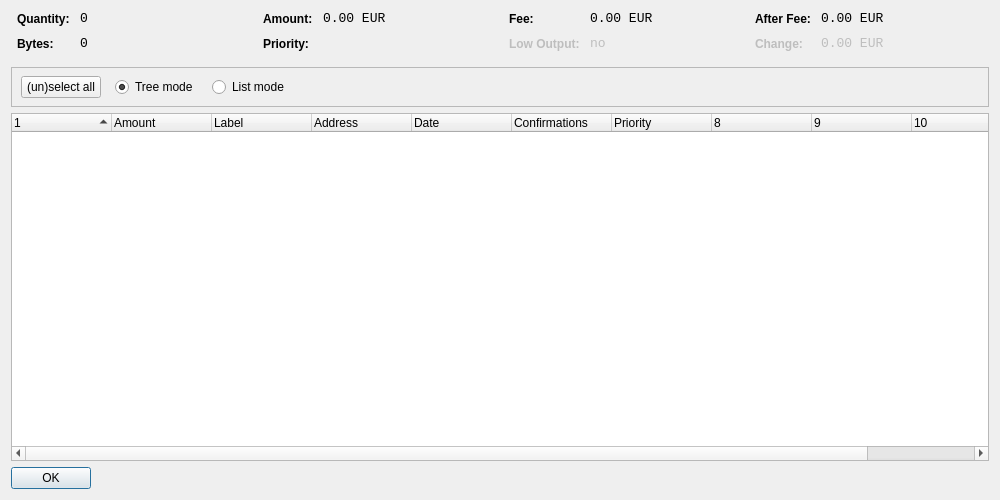
<?xml version="1.0" encoding="UTF-8"?>
<ui version="4.0">
 <class>CoinControlDialog</class>
 <widget class="QDialog" name="CoinControlDialog">
  <property name="geometry">
   <rect>
    <x>0</x>
    <y>0</y>
    <width>1000</width>
    <height>500</height>
   </rect>
  </property>
  <property name="windowTitle">
   <string>Coin Control</string>
  </property>
  <layout class="QVBoxLayout" name="verticalLayout">
   <item>
    <layout class="QHBoxLayout" name="horizontalLayoutTop" stretch="0,0,0,0">
     <property name="topMargin">
      <number>0</number>
     </property>
     <property name="bottomMargin">
      <number>10</number>
     </property>
     <item>
      <layout class="QFormLayout" name="formLayoutCoinControl1">
       <property name="horizontalSpacing">
        <number>10</number>
       </property>
       <property name="verticalSpacing">
        <number>10</number>
       </property>
       <property name="leftMargin">
        <number>6</number>
       </property>
       <property name="rightMargin">
        <number>6</number>
       </property>
       <item row="0" column="0">
        <widget class="QLabel" name="labelCoinControlQuantityText">
         <property name="styleSheet">
          <string notr="true">font-weight:bold;</string>
         </property>
         <property name="text">
          <string>Quantity:</string>
         </property>
        </widget>
       </item>
       <item row="0" column="1">
        <widget class="QLabel" name="labelCoinControlQuantity">
         <property name="font">
          <font>
           <family>Monospace</family>
           <pointsize>10</pointsize>
          </font>
         </property>
         <property name="cursor">
          <cursorShape>IBeamCursor</cursorShape>
         </property>
         <property name="contextMenuPolicy">
          <enum>Qt::ActionsContextMenu</enum>
         </property>
         <property name="text">
          <string notr="true">0</string>
         </property>
         <property name="textInteractionFlags">
          <set>Qt::LinksAccessibleByMouse|Qt::TextSelectableByKeyboard|Qt::TextSelectableByMouse</set>
         </property>
        </widget>
       </item>
       <item row="1" column="0">
        <widget class="QLabel" name="labelCoinControlBytesText">
         <property name="styleSheet">
          <string notr="true">font-weight:bold;</string>
         </property>
         <property name="text">
          <string>Bytes:</string>
         </property>
        </widget>
       </item>
       <item row="1" column="1">
        <widget class="QLabel" name="labelCoinControlBytes">
         <property name="font">
          <font>
           <family>Monospace</family>
           <pointsize>10</pointsize>
          </font>
         </property>
         <property name="cursor">
          <cursorShape>IBeamCursor</cursorShape>
         </property>
         <property name="contextMenuPolicy">
          <enum>Qt::ActionsContextMenu</enum>
         </property>
         <property name="text">
          <string notr="true">0</string>
         </property>
         <property name="textInteractionFlags">
          <set>Qt::LinksAccessibleByMouse|Qt::TextSelectableByKeyboard|Qt::TextSelectableByMouse</set>
         </property>
        </widget>
       </item>
      </layout>
     </item>
     <item>
      <layout class="QFormLayout" name="formLayoutCoinControl2">
       <property name="horizontalSpacing">
        <number>10</number>
       </property>
       <property name="verticalSpacing">
        <number>10</number>
       </property>
       <property name="leftMargin">
        <number>6</number>
       </property>
       <property name="rightMargin">
        <number>6</number>
       </property>
       <item row="0" column="0">
        <widget class="QLabel" name="labelCoinControlAmountText">
         <property name="styleSheet">
          <string notr="true">font-weight:bold;</string>
         </property>
         <property name="text">
          <string>Amount:</string>
         </property>
        </widget>
       </item>
       <item row="0" column="1">
        <widget class="QLabel" name="labelCoinControlAmount">
         <property name="font">
          <font>
           <family>Monospace</family>
           <pointsize>10</pointsize>
          </font>
         </property>
         <property name="cursor">
          <cursorShape>IBeamCursor</cursorShape>
         </property>
         <property name="contextMenuPolicy">
          <enum>Qt::ActionsContextMenu</enum>
         </property>
         <property name="text">
          <string notr="true">0.00 EUR</string>
         </property>
         <property name="textInteractionFlags">
          <set>Qt::LinksAccessibleByMouse|Qt::TextSelectableByKeyboard|Qt::TextSelectableByMouse</set>
         </property>
        </widget>
       </item>
       <item row="1" column="0">
        <widget class="QLabel" name="labelCoinControlPriorityText">
         <property name="styleSheet">
          <string notr="true">font-weight:bold;</string>
         </property>
         <property name="text">
          <string>Priority:</string>
         </property>
        </widget>
       </item>
       <item row="1" column="1">
        <widget class="QLabel" name="labelCoinControlPriority">
         <property name="font">
          <font>
           <family>Monospace</family>
           <pointsize>10</pointsize>
          </font>
         </property>
         <property name="cursor">
          <cursorShape>IBeamCursor</cursorShape>
         </property>
         <property name="contextMenuPolicy">
          <enum>Qt::ActionsContextMenu</enum>
         </property>
         <property name="text">
          <string/>
         </property>
         <property name="textInteractionFlags">
          <set>Qt::LinksAccessibleByMouse|Qt::TextSelectableByKeyboard|Qt::TextSelectableByMouse</set>
         </property>
        </widget>
       </item>
      </layout>
     </item>
     <item>
      <layout class="QFormLayout" name="formLayoutCoinControl3">
       <property name="horizontalSpacing">
        <number>10</number>
       </property>
       <property name="verticalSpacing">
        <number>10</number>
       </property>
       <property name="leftMargin">
        <number>6</number>
       </property>
       <property name="rightMargin">
        <number>6</number>
       </property>
       <item row="0" column="0">
        <widget class="QLabel" name="labelCoinControlFeeText">
         <property name="styleSheet">
          <string notr="true">font-weight:bold;</string>
         </property>
         <property name="text">
          <string>Fee:</string>
         </property>
        </widget>
       </item>
       <item row="0" column="1">
        <widget class="QLabel" name="labelCoinControlFee">
         <property name="font">
          <font>
           <family>Monospace</family>
           <pointsize>10</pointsize>
          </font>
         </property>
         <property name="cursor">
          <cursorShape>IBeamCursor</cursorShape>
         </property>
         <property name="contextMenuPolicy">
          <enum>Qt::ActionsContextMenu</enum>
         </property>
         <property name="text">
          <string notr="true">0.00 EUR</string>
         </property>
         <property name="textInteractionFlags">
          <set>Qt::LinksAccessibleByMouse|Qt::TextSelectableByKeyboard|Qt::TextSelectableByMouse</set>
         </property>
        </widget>
       </item>
       <item row="1" column="0">
        <widget class="QLabel" name="labelCoinControlLowOutputText">
         <property name="enabled">
          <bool>false</bool>
         </property>
         <property name="styleSheet">
          <string notr="true">font-weight:bold;</string>
         </property>
         <property name="text">
          <string>Low Output:</string>
         </property>
        </widget>
       </item>
       <item row="1" column="1">
        <widget class="QLabel" name="labelCoinControlLowOutput">
         <property name="enabled">
          <bool>false</bool>
         </property>
         <property name="font">
          <font>
           <family>Monospace</family>
           <pointsize>10</pointsize>
          </font>
         </property>
         <property name="cursor">
          <cursorShape>IBeamCursor</cursorShape>
         </property>
         <property name="contextMenuPolicy">
          <enum>Qt::ActionsContextMenu</enum>
         </property>
         <property name="text">
          <string notr="true">no</string>
         </property>
         <property name="textInteractionFlags">
          <set>Qt::LinksAccessibleByMouse|Qt::TextSelectableByKeyboard|Qt::TextSelectableByMouse</set>
         </property>
        </widget>
       </item>
      </layout>
     </item>
     <item>
      <layout class="QFormLayout" name="formLayoutCoinControl4">
       <property name="horizontalSpacing">
        <number>10</number>
       </property>
       <property name="verticalSpacing">
        <number>10</number>
       </property>
       <property name="leftMargin">
        <number>6</number>
       </property>
       <property name="rightMargin">
        <number>6</number>
       </property>
       <item row="0" column="0">
        <widget class="QLabel" name="labelCoinControlAfterFeeText">
         <property name="styleSheet">
          <string notr="true">font-weight:bold;</string>
         </property>
         <property name="text">
          <string>After Fee:</string>
         </property>
        </widget>
       </item>
       <item row="0" column="1">
        <widget class="QLabel" name="labelCoinControlAfterFee">
         <property name="font">
          <font>
           <family>Monospace</family>
           <pointsize>10</pointsize>
          </font>
         </property>
         <property name="cursor">
          <cursorShape>IBeamCursor</cursorShape>
         </property>
         <property name="contextMenuPolicy">
          <enum>Qt::ActionsContextMenu</enum>
         </property>
         <property name="text">
          <string notr="true">0.00 EUR</string>
         </property>
         <property name="textInteractionFlags">
          <set>Qt::LinksAccessibleByMouse|Qt::TextSelectableByKeyboard|Qt::TextSelectableByMouse</set>
         </property>
        </widget>
       </item>
       <item row="1" column="0">
        <widget class="QLabel" name="labelCoinControlChangeText">
         <property name="enabled">
          <bool>false</bool>
         </property>
         <property name="styleSheet">
          <string notr="true">font-weight:bold;</string>
         </property>
         <property name="text">
          <string>Change:</string>
         </property>
        </widget>
       </item>
       <item row="1" column="1">
        <widget class="QLabel" name="labelCoinControlChange">
         <property name="enabled">
          <bool>false</bool>
         </property>
         <property name="font">
          <font>
           <family>Monospace</family>
           <pointsize>10</pointsize>
          </font>
         </property>
         <property name="cursor">
          <cursorShape>IBeamCursor</cursorShape>
         </property>
         <property name="contextMenuPolicy">
          <enum>Qt::ActionsContextMenu</enum>
         </property>
         <property name="text">
          <string notr="true">0.00 EUR</string>
         </property>
         <property name="textInteractionFlags">
          <set>Qt::LinksAccessibleByMouse|Qt::TextSelectableByKeyboard|Qt::TextSelectableByMouse</set>
         </property>
        </widget>
       </item>
      </layout>
     </item>
    </layout>
   </item>
   <item>
    <widget class="QFrame" name="frame">
     <property name="minimumSize">
      <size>
       <width>0</width>
       <height>40</height>
      </size>
     </property>
     <property name="frameShape">
      <enum>QFrame::StyledPanel</enum>
     </property>
     <property name="frameShadow">
      <enum>QFrame::Sunken</enum>
     </property>
     <widget class="QWidget" name="horizontalLayoutWidget">
      <property name="geometry">
       <rect>
        <x>10</x>
        <y>0</y>
        <width>781</width>
        <height>41</height>
       </rect>
      </property>
      <layout class="QHBoxLayout" name="horizontalLayoutPanel" stretch="0,0,0,0,0">
       <property name="spacing">
        <number>14</number>
       </property>
       <item>
        <widget class="QPushButton" name="pushButtonSelectAll">
         <property name="sizePolicy">
          <sizepolicy hsizetype="Maximum" vsizetype="Fixed">
           <horstretch>0</horstretch>
           <verstretch>0</verstretch>
          </sizepolicy>
         </property>
         <property name="text">
          <string>(un)select all</string>
         </property>
        </widget>
       </item>
       <item>
        <widget class="QRadioButton" name="radioTreeMode">
         <property name="sizePolicy">
          <sizepolicy hsizetype="Maximum" vsizetype="Fixed">
           <horstretch>0</horstretch>
           <verstretch>0</verstretch>
          </sizepolicy>
         </property>
         <property name="text">
          <string>Tree mode</string>
         </property>
         <property name="checked">
          <bool>true</bool>
         </property>
        </widget>
       </item>
       <item>
        <widget class="QRadioButton" name="radioListMode">
         <property name="sizePolicy">
          <sizepolicy hsizetype="Maximum" vsizetype="Fixed">
           <horstretch>0</horstretch>
           <verstretch>0</verstretch>
          </sizepolicy>
         </property>
         <property name="text">
          <string>List mode</string>
         </property>
        </widget>
       </item>
       <item>
        <spacer name="horizontalSpacer">
         <property name="orientation">
          <enum>Qt::Horizontal</enum>
         </property>
         <property name="sizeHint" stdset="0">
          <size>
           <width>40</width>
           <height>20</height>
          </size>
         </property>
        </spacer>
       </item>
      </layout>
     </widget>
    </widget>
   </item>
   <item>
    <widget class="CoinControlTreeWidget" name="treeWidget">
     <property name="contextMenuPolicy">
      <enum>Qt::CustomContextMenu</enum>
     </property>
     <property name="sortingEnabled">
      <bool>false</bool>
     </property>
     <property name="columnCount">
      <number>11</number>
     </property>
     <attribute name="headerShowSortIndicator" stdset="0">
      <bool>true</bool>
     </attribute>
     <attribute name="headerStretchLastSection">
      <bool>false</bool>
     </attribute>
     <column>
      <property name="text">
       <string/>
      </property>
     </column>
     <column>
      <property name="text">
       <string>Amount</string>
      </property>
     </column>
     <column>
      <property name="text">
       <string>Label</string>
      </property>
     </column>
     <column>
      <property name="text">
       <string>Address</string>
      </property>
     </column>
     <column>
      <property name="text">
       <string>Date</string>
      </property>
     </column>
     <column>
      <property name="text">
       <string>Confirmations</string>
      </property>
      <property name="toolTip">
       <string>Confirmed</string>
      </property>
     </column>
     <column>
      <property name="text">
       <string>Priority</string>
      </property>
     </column>
     <column>
      <property name="text">
       <string/>
      </property>
     </column>
     <column>
      <property name="text">
       <string/>
      </property>
     </column>
     <column>
      <property name="text">
       <string/>
      </property>
     </column>
     <column>
      <property name="text">
       <string/>
      </property>
     </column>
    </widget>
   </item>
   <item>
    <widget class="QDialogButtonBox" name="buttonBox">
     <property name="sizePolicy">
      <sizepolicy hsizetype="Maximum" vsizetype="Fixed">
       <horstretch>0</horstretch>
       <verstretch>0</verstretch>
      </sizepolicy>
     </property>
     <property name="orientation">
      <enum>Qt::Horizontal</enum>
     </property>
     <property name="standardButtons">
      <set>QDialogButtonBox::Ok</set>
     </property>
    </widget>
   </item>
  </layout>
 </widget>
 <customwidgets>
  <customwidget>
   <class>CoinControlTreeWidget</class>
   <extends>QTreeWidget</extends>
   <header>coincontroltreewidget.h</header>
  </customwidget>
 </customwidgets>
 <resources/>
 <connections/>
</ui>
